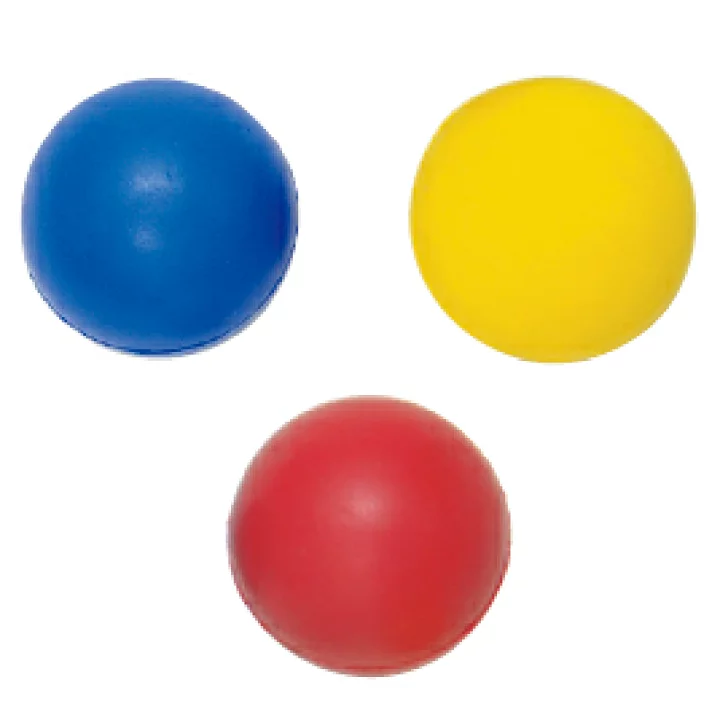
#> input picture test__MinimumCircumscribedCircle/jpg/balls.webp, 720 x 720 px, given in place of balls.jpg, which was not available
$ python test__MinimumCircumscribedCircle.py
#> lines starting #> are read from the running program, lines starting #| are printed output that depends on the picture; after the words box and inside, x2 and y2 are one past the last pixel; in counts of white or black regions, pixels touching at a corner belong together; pictures that were not available may be replaced by others from this repository, and a replacement may not be noted
import cv2
import os, sys
import numpy as np


# ========================================================= #
# ===  test__MinimumCircumscribedCircle                 === #
# ========================================================= #

def test__MinimumCircumscribedCircle():

    # ------------------------------------------------- #
    # --- [1] prepare image                         --- #
    # ------------------------------------------------- #

    lower_color = np.array( [130,  80,  80] )
    upper_color = np.array( [200, 255, 255] )
    th1, th2    = 220, 255

    inpFile     = "jpg/balls.jpg"
    outFile     = "jpg/out.jpg"

    #  -- [1-1]  prepare image                      --  #
    img_bgr     = cv2.imread  ( inpFile )
#> img_bgr is the input picture: shape (720, 720, 3); mean B, G, R 193.1, 207.7, 219
    img_hsv     = cv2.cvtColor( img_bgr, cv2.COLOR_BGR2HSV  )
#> img_hsv: shape (720, 720, 3); mean H, S, V 32.2, 77.1, 237.1
    img_gray    = cv2.cvtColor( img_bgr, cv2.COLOR_BGR2GRAY )
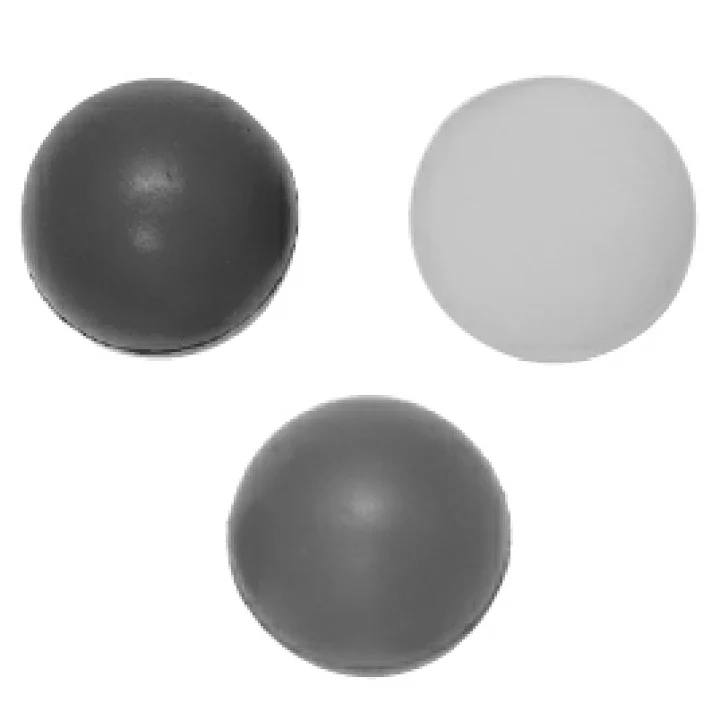
#> img_gray: shape (720, 720); min 42, max 255, mean 209.4
    img_gauss   = cv2.GaussianBlur( img_gray, (5,5), 0 )
    _,img_thres = cv2.threshold( img_gauss, th1, th2, cv2.THRESH_BINARY_INV )
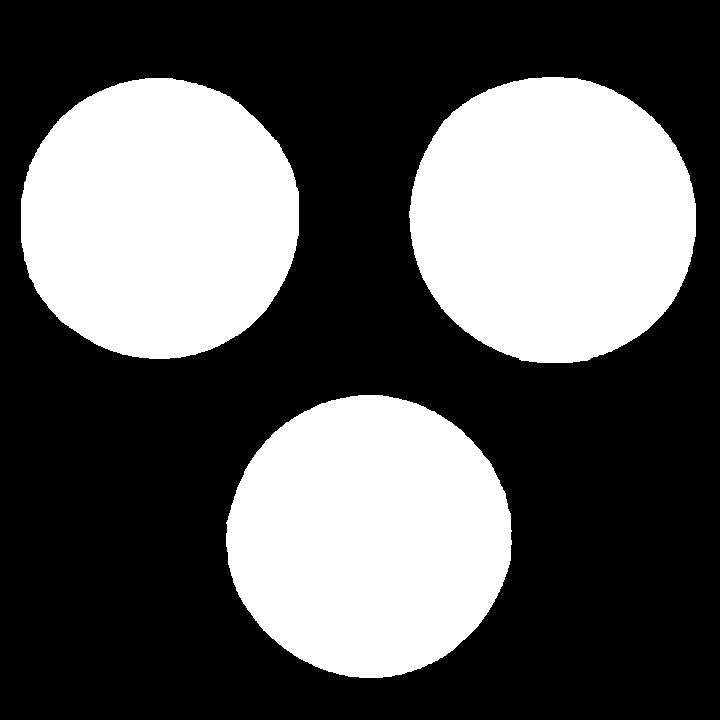
#> img_thres: shape (720, 720); 36.5% white; 3 white regions, box (x1, y1, x2, y2) and area: (409, 77, 696, 363) 64757, (226, 395, 512, 678) 62797, (21, 78, 299, 359) 61921

    #  -- [1-2]  Noise reduction by Opening-Closing --  #
    element8    = np.array([[1, 1, 1], [1, 1, 1], [1, 1, 1]], np.uint8)
    img_input   = cv2.morphologyEx( img_thres, cv2.MORPH_OPEN , element8 )
#> img_input: shape (720, 720); 36.5% white; 3 white regions
    img_input   = cv2.morphologyEx( img_input, cv2.MORPH_CLOSE, element8 )


    # ------------------------------------------------- #
    # --- [2] find contours                         --- #
    # ------------------------------------------------- #
    contours, hierarchy = cv2.findContours( img_input, cv2.RETR_EXTERNAL, \
                                            cv2.CHAIN_APPROX_SIMPLE )
#> contours = 3 contours; box (x1, y1, x2, y2) and area: (409, 77, 696, 363) 64346, (226, 395, 512, 678) 62393, (21, 78, 299, 359) 61520
    contours = list( contours )
    print( " #. of contours :: {}".format( len(contours) ) )
#|  #. of contours :: 3

    if ( len(contours) > 0 ):

        contours =   list( contours )
        contours = sorted( contours,  key=cv2.contourArea, reverse=True )

        # 最小外接円を用いて円を検出する
        img_write = np.copy( img_bgr )
        for ik,cnt in enumerate(contours):
            (x, y), radius = cv2.minEnclosingCircle(cnt)
            center         = (int(x), int(y))
            radius         = int(radius)
            img_write      = cv2.circle( img_write, center, int(radius*0.9), (0, 0, 255), 2 )
#> this loop made 3 passes
#> (x, y, radius, center) on passes 1 to 3: (552.2, 218.1, 146, (552, 218)), (368.8, 537.7, 143, (368, 537)), (158.8, 219.3, 142, (158, 219))
#> pass 1, in test__MinimumCircumscribedCircle, `img_write      = cv2.circle( img_write, center, int(radius*0.9), (0, 0..`:
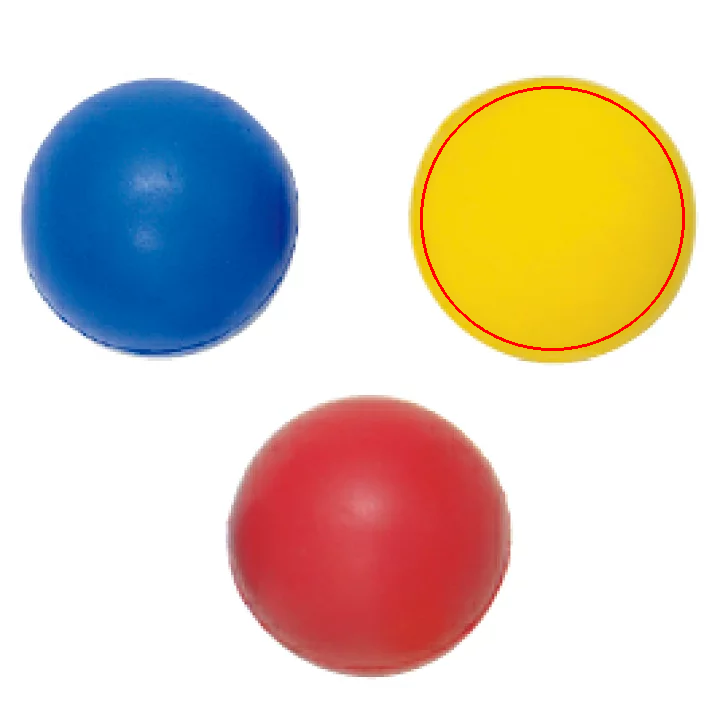
#> img_write: shape (720, 720, 3); 0.46% of pixels changed, all inside (x1, y1, x2, y2) = (420, 86, 685, 351)
#> pass 2, in test__MinimumCircumscribedCircle, `img_write      = cv2.circle( img_write, center, int(radius*0.9), (0, 0..`:
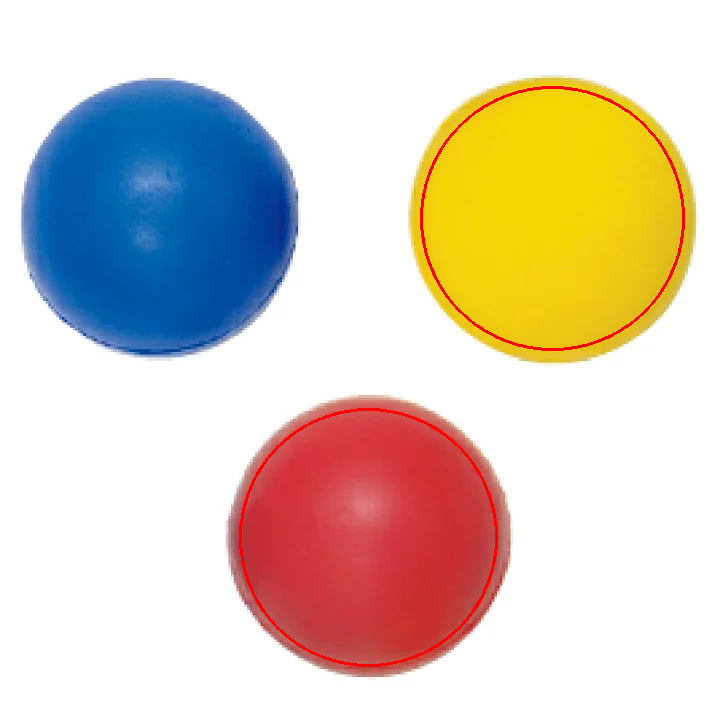
#> img_write: shape (720, 720, 3); 0.45% of pixels changed, all inside (x1, y1, x2, y2) = (239, 408, 498, 667)
#> pass 3, in test__MinimumCircumscribedCircle, `img_write      = cv2.circle( img_write, center, int(radius*0.9), (0, 0..`:
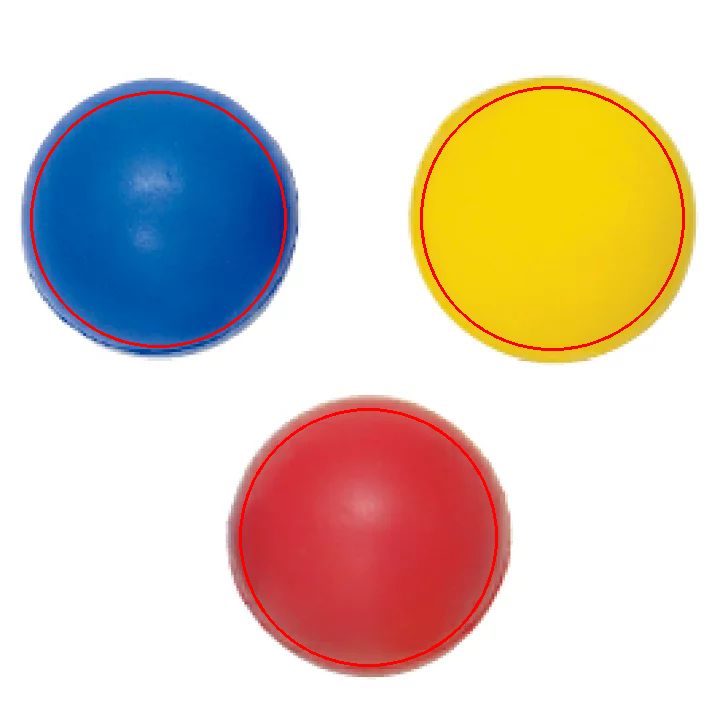
#> img_write: shape (720, 720, 3); 0.45% of pixels changed, all inside (x1, y1, x2, y2) = (30, 91, 287, 348)

        cv2.imwrite( outFile, img_write )
        print( " outFile :: {}".format( outFile ) )

    else:
        print( "cannot find contours." )

    return()


# ========================================================= #
# ===   Execution of Pragram                            === #
# ========================================================= #

if ( __name__=="__main__" ):
    test__MinimumCircumscribedCircle()
